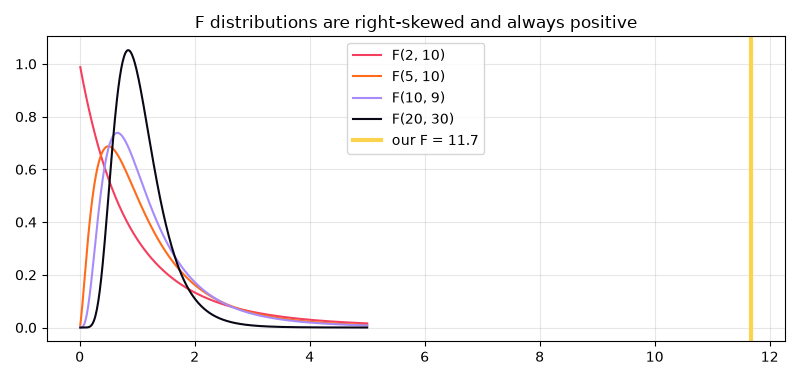

The Python source for this figure:
"""
Session 5 · Example 3: Z tests and the F test
--------------------------------------------
Z tests use the standard normal distribution and need a KNOWN population sd
(or a large sample, or proportions):
  1. one-sample z test for a mean with known sigma
  2. two-sample z test for proportions
F test compares two VARIANCES (F = s1^2 / s2^2):
  3. are two machines equally consistent?
  4. a chart of F distributions for several degrees of freedom: session-05_z_and_f_tests.png

Run:  python session-05_z_and_f_tests.py
"""
import numpy as np
from scipy import stats
import matplotlib
matplotlib.use("Agg")
import matplotlib.pyplot as plt

# ---- 1. One-sample z: a flour mill's bags, sigma = 0.15 kg known from years of data -------
n, xbar, mu0, sigma = 50, 9.94, 10.0, 0.15
z = (xbar - mu0) / (sigma / np.sqrt(n))
print(f"1) z = ({xbar} - {mu0}) / ({sigma}/sqrt({n})) = {z:.3f}, two-sided p = {2 * stats.norm.sf(abs(z)):.5f}")

# ---- 2. Two-proportion z: pass rate in two campuses --------------------------------------
x1, n1, x2, n2 = 168, 200, 141, 190
p1, p2 = x1 / n1, x2 / n2
pool = (x1 + x2) / (n1 + n2)
z2 = (p1 - p2) / np.sqrt(pool * (1 - pool) * (1 / n1 + 1 / n2))
print(f"2) Campus A {p1:.1%} vs Campus B {p2:.1%}: z = {z2:.3f}, p = {2 * stats.norm.sf(abs(z2)):.4f}")

# ---- 3. F test for equal variances: fill volumes (ml) from two machines --------------------
m_a = np.array([250.2, 249.8, 250.5, 249.6, 250.1, 250.4, 249.9, 250.0, 250.3, 249.7])
m_b = np.array([251.0, 248.9, 250.8, 249.2, 251.4, 248.6, 250.2, 249.5, 251.1, 248.8, 250.6])
s2a, s2b = m_a.var(ddof=1), m_b.var(ddof=1)
F = s2b / s2a                                   # put the larger variance on top
dfn, dfd = len(m_b) - 1, len(m_a) - 1
p_f = 2 * min(stats.f.sf(F, dfn, dfd), stats.f.cdf(F, dfn, dfd))
print(f"3) Variances: machine A {s2a:.4f}, machine B {s2b:.4f}")
print(f"   F = {F:.3f} with ({dfn}, {dfd}) df; critical F(0.975) = {stats.f.ppf(0.975, dfn, dfd):.3f}; "
      f"two-sided p = {p_f:.5f}")
print("   -> machine B is significantly less consistent" if p_f < 0.05 else "   -> no evidence of a difference")
print(f"   Levene (robust to non-normality) p = {stats.levene(m_a, m_b).pvalue:.5f}")

# ---- 4. Chart of F distributions --------------------------------------------------------
xs = np.linspace(0.01, 5, 400)
fig, ax = plt.subplots(figsize=(8, 3.8))
for (a, b), c in zip([(2, 10), (5, 10), (10, 9), (20, 30)], ["#F43F5E", "#FF6B1A", "#A78BFA", "#0A0716"]):
    ax.plot(xs, stats.f.pdf(xs, a, b), color=c, label=f"F({a}, {b})")
ax.axvline(F, color="#FCD34D", lw=3, label=f"our F = {F:.1f}")
ax.set_title("F distributions are right-skewed and always positive"); ax.legend(); ax.grid(alpha=0.3)
fig.tight_layout(); fig.savefig("session-05_z_and_f_tests.png", dpi=100)
print("Saved chart: session-05_z_and_f_tests.png")
